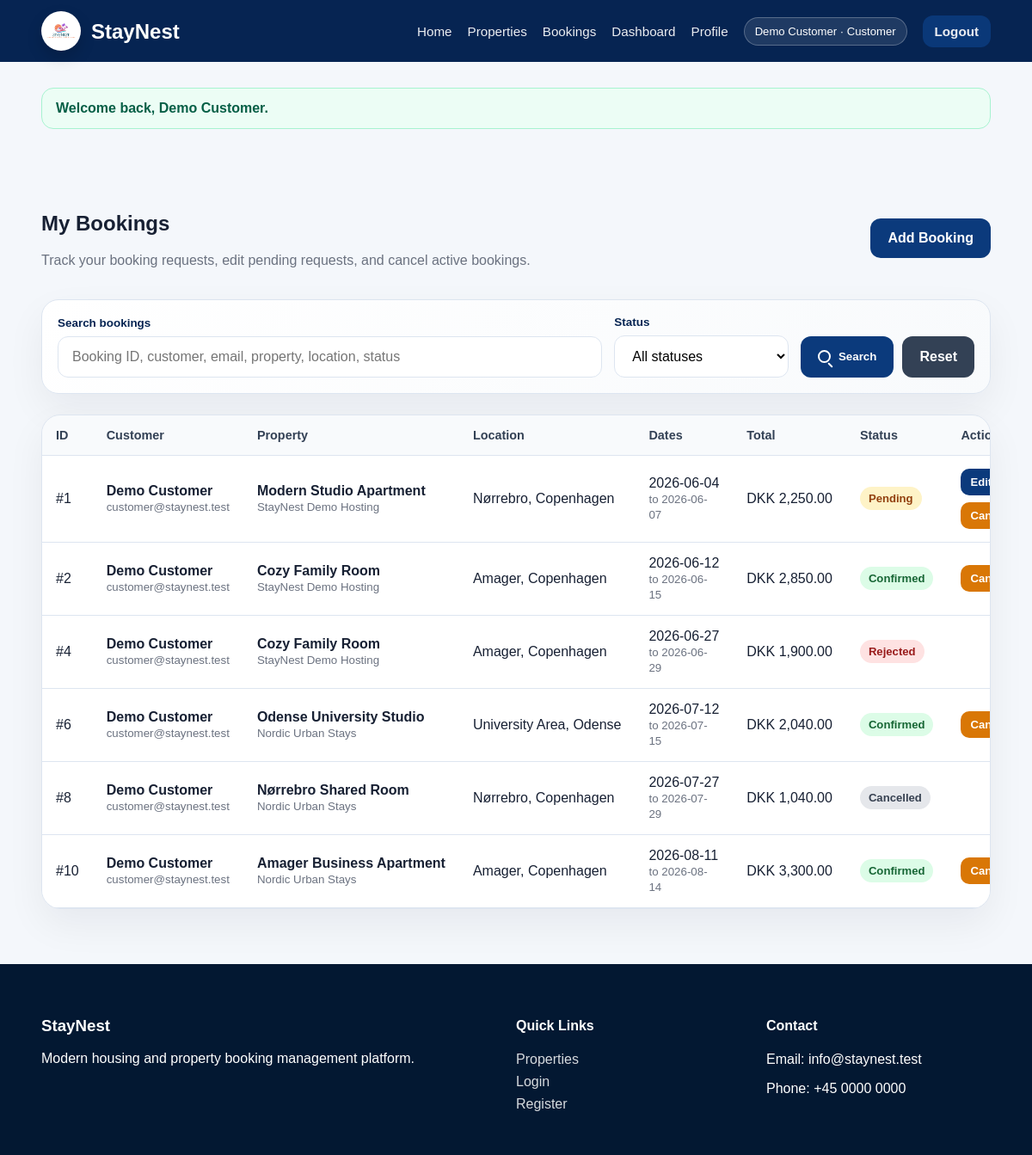
The page /public/booking (signed in) on the database its author committed.
### tables this page shows
CREATE TABLE bookings (
    booking_id INT AUTO_INCREMENT PRIMARY KEY,
    user_id INT NOT NULL,
    property_id INT NOT NULL,
    booking_date DATE NOT NULL,
    check_in_date DATE NOT NULL,
    check_out_date DATE NOT NULL,
    total_price DECIMAL(10,2) NOT NULL DEFAULT 0.00,
    booking_status ENUM('pending','confirmed','rejected','cancelled') NOT NULL DEFAULT 'pending',
    created_at TIMESTAMP DEFAULT CURRENT_TIMESTAMP,
    updated_at TIMESTAMP DEFAULT CURRENT_TIMESTAMP ON UPDATE CURRENT_TIMESTAMP,
    CONSTRAINT fk_bookings_users
        FOREIGN KEY (user_id) REFERENCES users(user_id)
        ON DELETE CASCADE ON UPDATE CASCADE,
    CONSTRAINT fk_bookings_properties
        FOREIGN KEY (property_id) REFERENCES properties(property_id)
        ON DELETE CASCADE ON UPDATE CASCADE
);

CREATE TABLE users (
    user_id INT AUTO_INCREMENT PRIMARY KEY,
    name VARCHAR(100) NOT NULL,
    email VARCHAR(150) NOT NULL UNIQUE,
    password VARCHAR(255) NOT NULL,
    phone VARCHAR(30) NULL,
    role ENUM('customer','host','staff','main_admin','booking_property_admin','host_location_admin') NOT NULL DEFAULT 'customer',
    status ENUM('active','inactive','blocked') NOT NULL DEFAULT 'active',
    account_status ENUM('active','pending','rejected') NOT NULL DEFAULT 'active',
    created_at TIMESTAMP DEFAULT CURRENT_TIMESTAMP,
    updated_at TIMESTAMP DEFAULT CURRENT_TIMESTAMP ON UPDATE CURRENT_TIMESTAMP
);

CREATE TABLE properties (
    property_id INT AUTO_INCREMENT PRIMARY KEY,
    host_id INT NOT NULL,
    location_id INT NOT NULL,
    title VARCHAR(180) NOT NULL,
    description TEXT NULL,
    address VARCHAR(180) NULL,
    property_type VARCHAR(80) NOT NULL DEFAULT 'Apartment',
    bedrooms TINYINT UNSIGNED NOT NULL DEFAULT 1,
    bathrooms DECIMAL(3,1) NOT NULL DEFAULT 1.0,
    image VARCHAR(255) NULL,
    price DECIMAL(10,2) NOT NULL DEFAULT 0.00,
    category VARCHAR(80) NOT NULL DEFAULT 'Apartment',
    availability ENUM('available','unavailable') NOT NULL DEFAULT 'available',
    status ENUM('pending','approved','rejected') NOT NULL DEFAULT 'pending',
    created_at TIMESTAMP DEFAULT CURRENT_TIMESTAMP,
    updated_at TIMESTAMP DEFAULT CURRENT_TIMESTAMP ON UPDATE CURRENT_TIMESTAMP,
    CONSTRAINT fk_properties_hosts
        FOREIGN KEY (host_id) REFERENCES hosts(host_id)
        ON DELETE CASCADE ON UPDATE CASCADE,
    CONSTRAINT fk_properties_locations
        FOREIGN KEY (location_id) REFERENCES locations(location_id)
        ON DELETE RESTRICT ON UPDATE CASCADE
);

CREATE TABLE hosts (
    host_id INT AUTO_INCREMENT PRIMARY KEY,
    user_id INT NOT NULL,
    company_name VARCHAR(150) NOT NULL,
    company_description TEXT NULL,
    contact_information VARCHAR(255) NULL,
    created_at TIMESTAMP DEFAULT CURRENT_TIMESTAMP,
    updated_at TIMESTAMP DEFAULT CURRENT_TIMESTAMP ON UPDATE CURRENT_TIMESTAMP,
    CONSTRAINT fk_hosts_users
        FOREIGN KEY (user_id) REFERENCES users(user_id)
        ON DELETE CASCADE ON UPDATE CASCADE
);

CREATE TABLE locations (
    location_id INT AUTO_INCREMENT PRIMARY KEY,
    city VARCHAR(100) NOT NULL,
    area VARCHAR(100) NULL,
    country VARCHAR(100) NOT NULL DEFAULT 'Denmark',
    postal_code VARCHAR(20) NULL,
    created_at TIMESTAMP DEFAULT CURRENT_TIMESTAMP,
    updated_at TIMESTAMP DEFAULT CURRENT_TIMESTAMP ON UPDATE CURRENT_TIMESTAMP
);

### app/core/Controller.php (called while the page is built, shortened)
<?php
class Controller
{
    protected function model(string $model): object
    {
        return new $model();
    }
    protected function view(string $view, array $data = []): void
    {
        extract($data);
        $viewFile = APP_ROOT . '/app/views/' . $view . '.php';
        require $viewFile;
    }
}

### app/controllers/BookingController.php (called while the page is built, shortened)
<?php
class BookingController extends Controller
{
    private Booking $bookingModel;
    private array $managerRoles = ['main_admin', 'booking_property_admin'];
    private array $statuses = ['pending', 'confirmed', 'rejected', 'cancelled'];
    public function __construct()
    {
        $this->bookingModel = $this->model('Booking');
    }
    public function index(): void
    {
        $search = trim((string) ($_GET['search'] ?? ''));
        $status = trim((string) ($_GET['status'] ?? ''));
        $status = in_array($status, $this->statuses, true) ? $status : null;
        $role = Auth::role();
        $canManage = in_array($role, $this->managerRoles, true);
        $isHost = $role === 'host';
        if ($canManage) {
            $bookings = $this->bookingModel->listForManager($search, $status);
            $mode = 'manager';
        } elseif ($isHost) {
            $bookings = $this->bookingModel->listForHostUser(Auth::userId(), $search, $status);
            $mode = 'host';
        } else {
            $bookings = $this->bookingModel->listForCustomer(Auth::userId(), $search, $status);
            $mode = 'customer';
        }
        $this->view('bookings/index', [
            'title' => 'Bookings',
            'bookings' => $bookings,
            'search' => $search,
            'status' => $status,
            'statuses' => $this->statuses,
            'mode' => $mode,
            'canManage' => $canManage,
            'isHost' => $isHost,
            'stats' => [
                'total' => $this->bookingModel->countAll(),
                'pending' => $this->bookingModel->countByStatus('pending'),
                'confirmed' => $this->bookingModel->countByStatus('confirmed'),
                'revenue' => $this->bookingModel->totalConfirmedRevenue(),
            ],
        ]);
    }
}

### app/core/Router.php (called while the page is built, shortened)
<?php
class Router
{
    private string $defaultMethod = 'index';
    public function dispatch(): void
    {
        $url = $this->parseUrl();
        $methodName = $url[1] ?? $this->defaultMethod;
        $controller = new $controllerName();
        $params = array_slice($url, 2);
        call_user_func_array([$controller, $methodName], $params);
    }
    private function parseUrl(): array
    {
        $url = trim($_GET['url'], '/');
        $url = filter_var($url, FILTER_SANITIZE_URL);
        return explode('/', $url);
    }
}

### public/index.php (called while the page is built, shortened)
<?php
spl_autoload_register(function ($className) {
    $paths = [
        APP_ROOT . '/app/core/' . $className . '.php',
        APP_ROOT . '/app/controllers/' . $className . '.php',
        APP_ROOT . '/app/models/' . $className . '.php',
    ];
    foreach ($paths as $path) {
        if (file_exists($path)) {
            return;
        }
    }
});
$router = new Router();
$router->dispatch();

### app/core/Auth.php (called while the page is built, shortened)
<?php
class Auth
{
    public static function userId(): ?int
    {
        return isset($_SESSION['user']['user_id']) ? (int) $_SESSION['user']['user_id'] : null;
    }
    public static function role(): ?string
    {
        return $_SESSION['user']['role'] ?? null;
    }
}

### app/core/Database.php (called while the page is built)
<?php
class Database
{
    private static ?PDO $connection = null;
    public static function connect(): PDO
    {
        if (self::$connection === null) {
            $dsn = 'mysql:host=' . DB_HOST . ';dbname=' . DB_NAME . ';charset=' . DB_CHARSET;
            $options = [
                PDO::ATTR_ERRMODE => PDO::ERRMODE_EXCEPTION,
                PDO::ATTR_DEFAULT_FETCH_MODE => PDO::FETCH_ASSOC,
                PDO::ATTR_EMULATE_PREPARES => false,
            ];
            try {
                self::$connection = new PDO($dsn, DB_USER, DB_PASS, $options);
            } catch (PDOException $e) {
                die('Database connection failed: ' . $e->getMessage());
            }
        }
        return self::$connection;
    }
}

### app/models/Booking.php (called while the page is built, shortened)
<?php
class Booking extends Model
{
    public function listForCustomer(int $userId, ?string $search = null, ?string $status = null): array
    {
        [$where, $params] = $this->buildFilters($search, $status);
        $where[] = 'b.user_id = :current_user_id';
        $params['current_user_id'] = $userId;
        $sql = $this->baseSelect() . ' WHERE ' . implode(' AND ', $where) . ' ORDER BY b.created_at DESC';
        $stmt = $this->db->prepare($sql);
        $stmt->execute($params);
        return $stmt->fetchAll();
    }
    private function baseSelect(): string
    {
        return 'SELECT b.*, u.name AS customer_name, u.email AS customer_email, u.phone AS customer_phone,
                       p.title AS property_title, p.price AS property_price, p.category, p.availability AS property_availability, p.status AS property_status,
                       h.company_name, h.user_id AS host_user_id,
                       l.city, l.area, l.country, l.postal_code
                FROM bookings b
                INNER JOIN users u ON u.user_id = b.user_id
                INNER JOIN properties p ON p.property_id = b.property_id
                INNER JOIN hosts h ON h.host_id = p.host_id
                INNER JOIN locations l ON l.location_id = p.location_id';
    }
    private function buildFilters(?string $search, ?string $status): array
    {
        $where = [];
        $params = [];
        return [$where, $params];
    }
}

### app/core/Model.php (called while the page is built, shortened)
<?php
class Model
{
    public function __construct()
    {
        $this->db = Database::connect();
    }
}

### app/views/bookings/index.php (the view, shortened to what this page needs)
<?php
require APP_ROOT . '/app/views/layouts/header.php';
?>
<section class="container section">
    <div class="section-heading">
        <div>
            <h1><?= $mode === 'manager' ? 'Booking Management' : ($mode === 'host' ? 'Property Booking Overview' : 'My Bookings'); ?></h1>
            <p class="muted">
                <?php if ($mode === 'manager'): ?>
                    Manage booking requests, confirm or reject bookings, update dates, and monitor revenue.
                <?php elseif ($mode === 'host'): ?>
                    View booking activity for your own properties. Approval is handled by booking/property admins.
                <?php else: ?>
                    Track your booking requests, edit pending requests, and cancel active bookings.
                <?php endif; ?>
            </p>
        </div>
        <?php if ($mode !== 'host'): ?>
            <a class="btn" href="<?= URL_ROOT; ?>/booking/create">Add Booking</a>
        <?php endif; ?>
    </div>
    <form class="booking-filter-panel" method="get" action="<?= URL_ROOT; ?>/booking">
        <div class="booking-filter-field booking-filter-search">
            <label for="bookingSearch">Search bookings</label>
            <input id="bookingSearch" type="text" name="search" value="<?= htmlspecialchars($search ?? '', ENT_QUOTES, 'UTF-8'); ?>" placeholder="Booking ID, customer, email, property, location, status">
        </div>
        <div class="booking-filter-field">
            <label for="bookingStatus">Status</label>
            <select id="bookingStatus" name="status">
                <option value="">All statuses</option>
            </select>
        </div>
        <div class="booking-filter-actions">
            <button class="btn booking-search-btn" type="submit"><span class="search-icon" aria-hidden="true"></span>Search</button>
            <a class="btn btn-secondary booking-reset-btn" href="<?= URL_ROOT; ?>/booking">Reset</a>
        </div>
    </form>
    <?php if (empty($bookings)): ?>
        <div class="card center booking-empty-state">
            <h2>No matching bookings found.</h2>
            <p class="muted">Try a different customer, property, location, or status filter.</p>
        </div>
    <?php else: ?>
        <div class="table-card booking-table-card">
            <table>
                <thead>
                    <tr>
                        <th>ID</th>
                        <th>Customer</th>
                        <th>Property</th>
                        <th>Location</th>
                        <th>Dates</th>
                        <th>Total</th>
                        <th>Status</th>
                        <th>Actions</th>
                    </tr>
                </thead>
                <tbody>
                    <?php foreach ($bookings as $booking): ?>
                        <?php
                            $locationText = trim(($booking['area'] ? $booking['area'] . ', ' : '') . $booking['city']);
                            $statusClass = 'badge-booking-' . $booking['booking_status'];
                            $isOwner = (int) $booking['user_id'] === Auth::userId();
                            $canCustomerEdit = $mode === 'customer' && $isOwner && $booking['booking_status'] === 'pending';
                            $canCancel = ($canManage || $isOwner) && !in_array($booking['booking_status'], ['rejected', 'cancelled'], true);
                        ?>
                        <tr>
                            <td>#<?= (int) $booking['booking_id']; ?></td>
                            <td>
                                <strong><?= htmlspecialchars($booking['customer_name'], ENT_QUOTES, 'UTF-8'); ?></strong><br>
                                <small class="muted"><?= htmlspecialchars($booking['customer_email'], ENT_QUOTES, 'UTF-8'); ?></small>
                            </td>
                            <td>
                                <strong><?= htmlspecialchars($booking['property_title'], ENT_QUOTES, 'UTF-8'); ?></strong><br>
                                <small class="muted"><?= htmlspecialchars($booking['company_name'], ENT_QUOTES, 'UTF-8'); ?></small>
                            </td>
                            <td><?= htmlspecialchars($locationText, ENT_QUOTES, 'UTF-8'); ?></td>
                            <td>
                                <?= htmlspecialchars($booking['check_in_date'], ENT_QUOTES, 'UTF-8'); ?><br>
                                <small class="muted">to <?= htmlspecialchars($booking['check_out_date'], ENT_QUOTES, 'UTF-8'); ?></small>
                            </td>
                            <td>DKK <?= number_format((float) $booking['total_price'], 2); ?></td>
                            <td><span class="badge <?= htmlspecialchars($statusClass, ENT_QUOTES, 'UTF-8'); ?>"><?= htmlspecialchars(ucfirst($booking['booking_status']), ENT_QUOTES, 'UTF-8'); ?></span></td>
                            <td>
                                <div class="row-actions booking-actions">
                                    <?php if ($canManage || $canCustomerEdit): ?>
                                        <a class="btn btn-mini" href="<?= URL_ROOT; ?>/booking/edit/<?= (int) $booking['booking_id']; ?>">Edit</a>
                                    <?php endif; ?>
                                    <?php if ($canCancel): ?>
                                        <form method="post" action="<?= URL_ROOT; ?>/booking/cancel/<?= (int) $booking['booking_id']; ?>" class="inline-form">
                                            <button class="btn btn-mini btn-warning" type="submit" data-confirm="Cancel this booking?">Cancel</button>
                                        </form>
                                    <?php endif; ?>
                                </div>
                            </td>
                        </tr>
                    <?php endforeach; ?>
                </tbody>
            </table>
        </div>
    <?php endif; ?>
</section>
<?php require APP_ROOT . '/app/views/layouts/footer.php'; ?>

### rows shown on the page
bookings: booking_id "1", user.name "Demo Customer", user.email "customer@staynest.test", property.title "Modern Studio Apartment", hosts.company_name "StayNest Demo Hosting", locations.area+city "Nørrebro, Copenhagen", check_in_date "2026-06-04", check_out_date "2026-06-07", total_price "2,250.00", booking_status "Pending"
bookings: booking_id "2", user.name "Demo Customer", user.email "customer@staynest.test", property.title "Cozy Family Room", hosts.company_name "StayNest Demo Hosting", locations.area+city "Amager, Copenhagen", check_in_date "2026-06-12", check_out_date "2026-06-15", total_price "2,850.00", booking_status "Confirmed"
bookings: booking_id "4", user.name "Demo Customer", user.email "customer@staynest.test", property.title "Cozy Family Room", hosts.company_name "StayNest Demo Hosting", locations.area+city "Amager, Copenhagen", check_in_date "2026-06-27", check_out_date "2026-06-29", total_price "1,900.00", booking_status "Rejected"
bookings: booking_id "6", user.name "Demo Customer", user.email "customer@staynest.test", property.title "Odense University Studio", hosts.company_name "Nordic Urban Stays", locations.area+city "University Area, Odense", check_in_date "2026-07-12", check_out_date "2026-07-15", total_price "2,040.00", booking_status "Confirmed"
bookings: booking_id "8", user.name "Demo Customer", user.email "customer@staynest.test", property.title "Nørrebro Shared Room", hosts.company_name "Nordic Urban Stays", locations.area+city "Nørrebro, Copenhagen", check_in_date "2026-07-27", check_out_date "2026-07-29", total_price "1,040.00", booking_status "Cancelled"
bookings: booking_id "10", user.name "Demo Customer", user.email "customer@staynest.test", property.title "Amager Business Apartment", hosts.company_name "Nordic Urban Stays", locations.area+city "Amager, Copenhagen", check_in_date "2026-08-11", check_out_date "2026-08-14", total_price "3,300.00", booking_status "Confirmed"

### other values the page prints
Auth::name() "Demo Customer"
Auth::roleLabel() "Customer"
$flash['message'] "Welcome back, Demo Customer."
